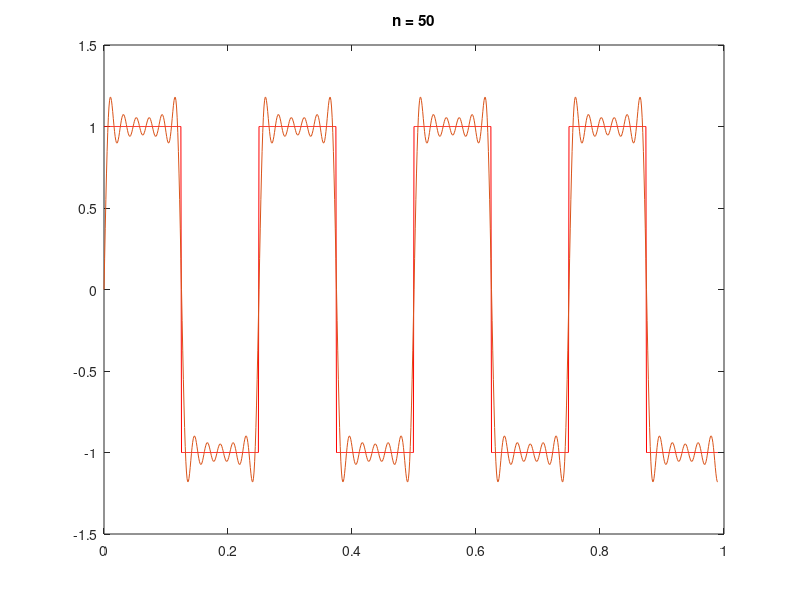
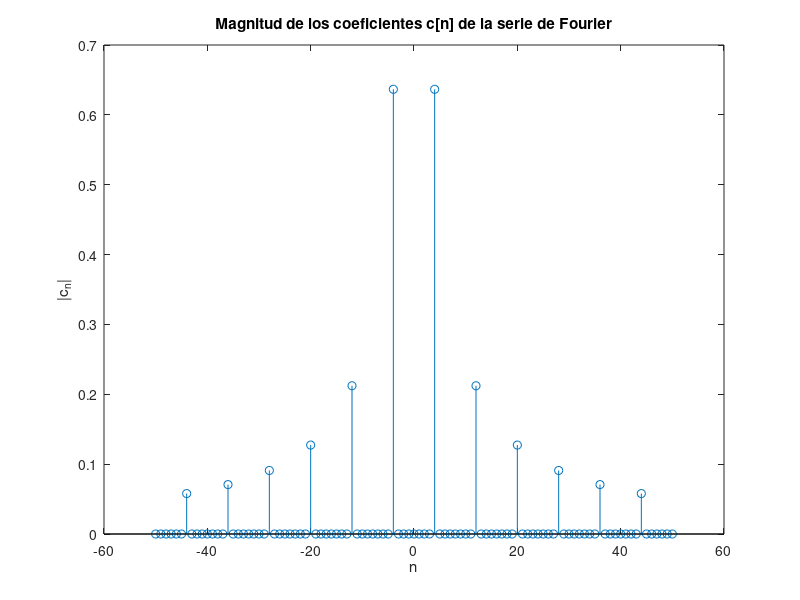

MATLAB code for these plots, in order:
clear, clc, close all

x0 = 0;
T  = 1;

nterms = 50;
a = zeros(1,nterms+1);
b = zeros(1,nterms);

fo1 = 15;                 % frecuencia de la onda sinusoidal 1
fo2 = 20;                 % frecuencia de la onda sinusoidal 2

% Se define la funcion
t = 0:0.001:0.99;
%g = @(t) 2*sin(2*pi*fo1*t) + 3*sin(2*pi*fo2*t + 200);
%g = @(t) 2*sin(2*pi*fo1*t) + 3*sin(2*pi*fo2*t + 200) + 1.5*randn(size(t)); 
%g = @(t) 2*exp(1i*2*pi*fo1*t);     % la curva sinusoidal compleja
%g = @(t) 2*sin(2*pi*1.005*fo1*t);  % produce filtracion espectral (spectral leakage)
g = @(t) square(2*pi*4*t);         % se observan los armonicos

% Se calcula a y b
a(1) = (2/T)*quadl(@(t) g(t).*cos(2*pi*0*t/T), x0, x0+T);
for n = 1:nterms
   a(n+1) = (2/T)*quadl(@(t) g(t).*cos(2*pi*n*t/T), x0, x0+T);
   b(n)   = (2/T)*quadl(@(t) g(t).*sin(2*pi*n*t/T), x0, x0+T);
end

% Se imprime la aproximacion
figure
plot(t,g(t),'r');
hold on;
for n = 1:nterms
   s = a(1)/2;
   for k = 1:n
      s = s + a(k+1)*cos(2*pi*k*t/T) + b(k)*sin(2*pi*k*t/T);
   end
   title(sprintf('n = %d\n',n));
   h = plot(t,s);
   pause(0.3);
   delete(h);
end
plot(t,s)

% Se calculan los coeficientes c[n]
tmp = (a(2:end) - 1j*b)/2;
c = [conj(tmp(end:-1:1)) a(1)/2 tmp];
abs(c)

% Se grafican los coeficientes c[n]
figure
stem(-nterms:nterms,abs(c));
xlabel('n')
ylabel('|c_n|')
title('Magnitud de los coeficientes c[n] de la serie de Fourier')